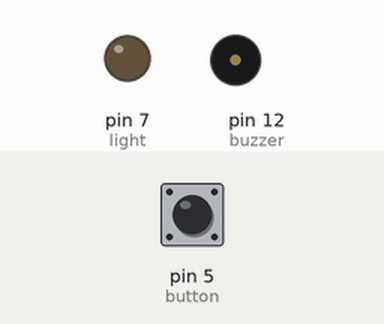
A sketch run on a simulated Arduino Uno, built with avr-gcc and run on an emulated ATmega328P. Parts: output pins drawn as LEDs (lit = HIGH), buzzer (waves = sounding, pin HIGH). The inputs (shaded band) are chosen by the test bench; at power-on: pin 5 (button) HIGH.

Above: at 1.2 s.
1.3 s: pin 5 (button) pulled LOW for 3.2 s
At 1.8 s:
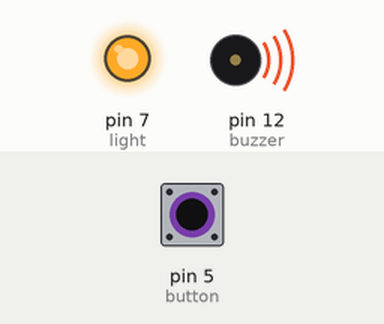
Timing chart, 0 to 6.8 s (numbered marks = the images above; inputs shaded):
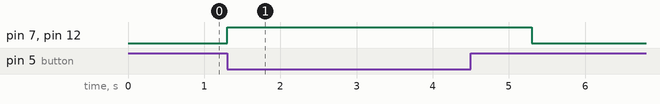

Measured:
- after the input at 1.3 s, pin 7 (light), pin 12 (buzzer): LOW → HIGH at once, → LOW 4.0 s later

The sketch:

ArduinoButton.ino
```cpp
int buzzer = 12;
int button = 5;
int light = 7;

void setup() {
  // put your setup code here, to run once:
  pinMode(buzzer,OUTPUT);
  pinMode(button, INPUT_PULLUP);
  pinMode(light, OUTPUT);
}

void loop() {
  if (digitalRead(button) == LOW) {
    digitalWrite(buzzer, HIGH);
    digitalWrite(light, HIGH);
    delay(1000);
    digitalWrite(buzzer, 0);
    digitalWrite(light, 0);
  }

}
```
